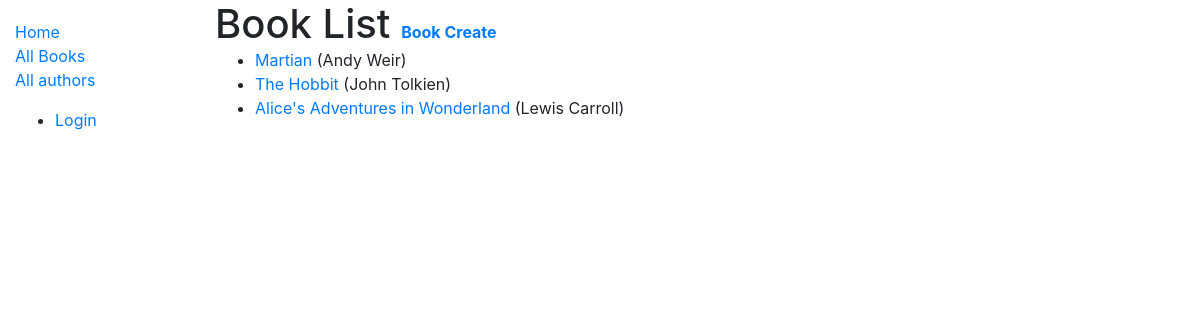
/catalog/books/, run on the app's committed database.
### catalog/models.py (models this page shows, shortened)
class Book(models.Model):
    title = models.CharField(max_length=200)
    author = models.ForeignKey('Author', on_delete=models.SET_NULL, null=True)
    summary = models.TextField(max_length=1000, help_text='Enter a brief description of the book')
    isbn = models.CharField('ISBN', max_length=13, help_text='13 Character <a href="https://www.isbn-international.org/content/what-isbn">ISBN number</a>')
    genre = models.ManyToManyField(Genre, help_text='Select a genre for this book')
    def get_absolute_url(self):
        return reverse('book-detail', args=[str(self.id)])
    def display_genre(self):
        return ', '.join(genre.name for genre in self.genre.all()[:3])
    display_genre.short_description = "Genre"

class Author(models.Model):
    first_name = models.CharField(max_length=100)
    last_name = models.CharField(max_length=100)
    date_of_birth = models.DateField(null=True, blank=True)
    date_of_death = models.DateField('Died', null=True, blank=True)
    class Meta:
        ordering = ['last_name', 'first_name']
    def __str__(self):
        return f'{self.first_name} {self.last_name}'

### catalog/views.py (the view, shortened to what this page needs)
# urls.py: path('books/', views.BookListView.as_view(), name='books'),
class BookListView(generic.ListView):
    model = Book
    def get_queryset(self):
        return Book.objects.all()[:5]

### catalog/templates/catalog/book_list.html
{% extends "base_generic.html" %}
{% block content %}
<dt>
  <h1 style="display:inline">Book List  </h1>
  <a href='{% url 'book_create' %}'>Book Create</a>
</dt>
  {% if book_list %}
  <ul>
    {% for book in book_list %}
      <li>
        <a href="{{ book.get_absolute_url }}">{{ book.title }}</a> ({{book.author}})
      </li>
    {% endfor %}
  </ul>
  {% else %}
    <p>There are no books in the library.</p>
  {% endif %}
{% endblock %}

### data on the page
Book: title "Martian", author "Andy Weir"
Book: title "The Hobbit", author "John Tolkien"
Book: title "Alice's Adventures in Wonderland", author "Lewis Carroll"
